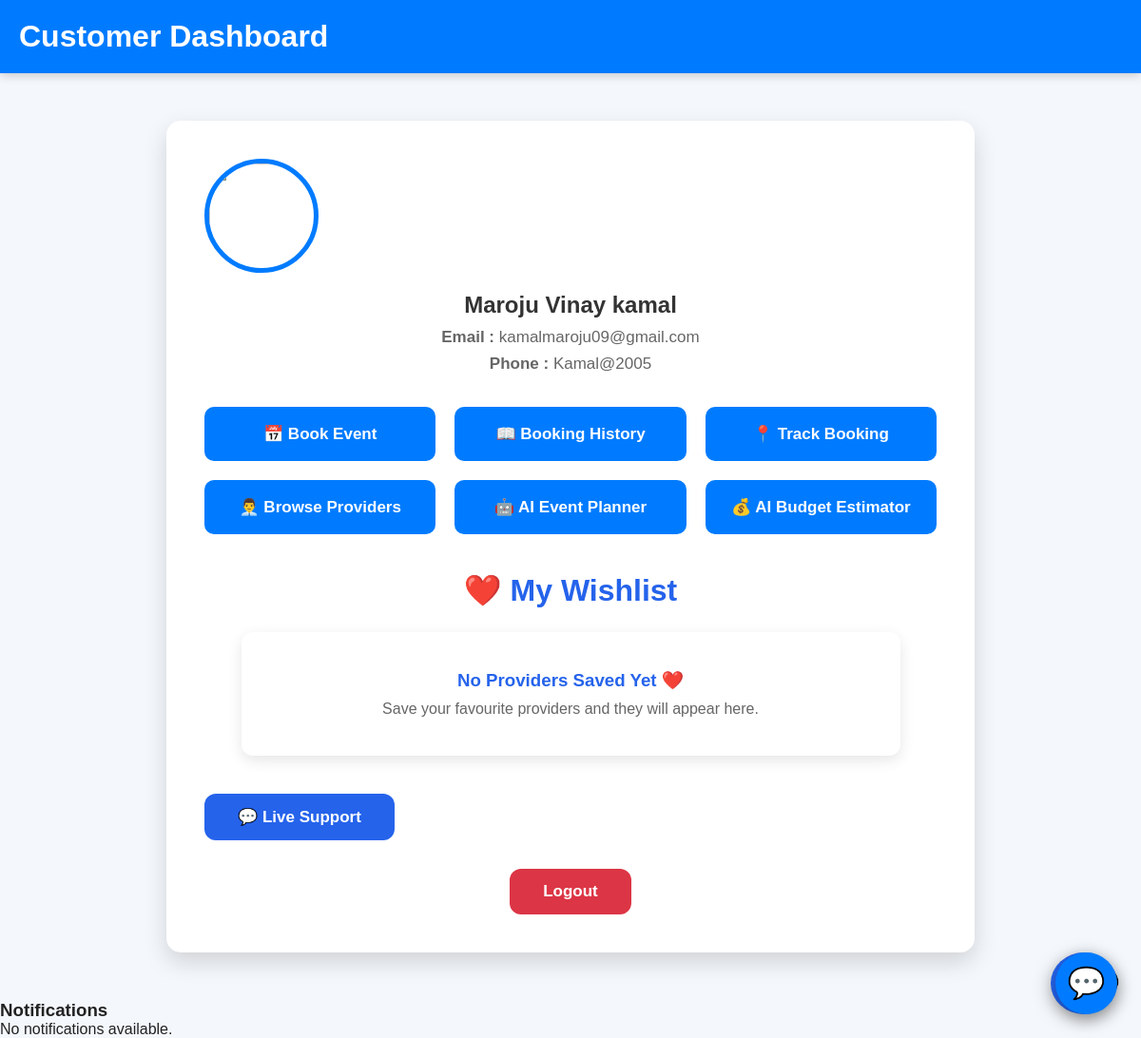
The app's page /customer-dashboard (signed in) with its own data.
### tables this page shows
CREATE TABLE customers(

        id INTEGER PRIMARY KEY AUTOINCREMENT,

        name TEXT NOT NULL,

        email TEXT UNIQUE NOT NULL,

        password TEXT NOT NULL,

        phone TEXT
    );

### app.py (the view)
@app.route("/customer-dashboard")
def customer_dashboard():
    print("Session:", dict(session))
    if not customer_logged_in():
        return redirect("/customer-login")
    customer = get_customer(
        session["customer_id"]
    )
    print("Customer:", customer)
    conn = get_db()
    cursor = conn.cursor()
    cursor.execute("""
        SELECT *
        FROM bookings
        WHERE email=?
        ORDER BY id DESC
    """, (
        customer["email"],
    ))
    bookings = cursor.fetchall()
    cursor.execute("""
        SELECT *
        FROM notifications
        WHERE customer_id=?
        ORDER BY id DESC
    """, (
        customer["id"],
    ))
    notifications = cursor.fetchall()
    conn.close()
    return render_template(
        "customer_dashboard.html",
        customer=customer,
        bookings=bookings,
        notifications=notifications
    )

### app.py (called while the page is built)
def get_db():
    conn = sqlite3.connect(DATABASE)
    conn.row_factory = sqlite3.Row
    return conn

def customer_logged_in():
    return "customer_id" in session

def get_customer(customer_id):
    conn = get_db()
    conn.row_factory = sqlite3.Row
    cursor = conn.cursor()
    cursor.execute("""
        SELECT *
        FROM customers
        WHERE id=?
    """, (customer_id,))
    customer = cursor.fetchone()
    conn.close()
    return customer

### templates/customer_dashboard.html (shortened to what this page needs)
<!DOCTYPE html>
<html>
<head>
    <link rel="stylesheet"
          href="{{ url_for('static', filename='css/common.css') }}">
    <link rel="stylesheet"
          href="{{ url_for('static', filename='css/customer_dashboard.css') }}">
    <link rel="stylesheet"
          href="{{ url_for('static', filename='css/wishlist.css') }}">
    <link rel="stylesheet"
          href="{{ url_for('static', filename='css/animations.css') }}">
<link rel="stylesheet"
href="{{ url_for('static', filename='css/chatbot_button.css') }}">
</head>
<body>
<header>
    <h1>Customer Dashboard</h1>
</header>
<div class="dashboard">
    <div class="profile">
        <img src="{{ url_for('static', filename='images/user.png') }}">
        <h2>{{ customer[1] }}</h2>
        <p><strong>Email :</strong> {{ customer[2] }}</p>
        <p><strong>Phone :</strong> {{ customer[3] }}</p>
    </div>
    <div class="menu">
        <a href="/booking">
            <button>📅 Book Event</button>
        </a>
        <a href="/booking-history">
            <button>📖 Booking History</button>
        </a>
        <a href="/track-booking">
            <button>📍 Track Booking</button>
        </a>
        <a href="/providers">
            <button>👨‍💼 Browse Providers</button>
        </a>
<a href="/event-planner">
    <button class="dashboard-btn">
        🤖 AI Event Planner
    </button>
</a>
<a href="/budget-estimator">
    <button class="dashboard-btn">
        💰 AI Budget Estimator
    </button>
</a>
    </div>
    <section class="wishlist-section">
        <h2>❤️ My Wishlist</h2>
        {% if wishlist %}
        <div class="wishlist-container">
            {% for provider in wishlist %}
            <div class="wishlist-card">
                <img src="https://ui-avatars.com/api/?name={{ provider['name'] }}&background=2563eb&color=fff&size=300">
                <div class="wishlist-content">
                    <h3>{{ provider["name"] }}</h3>
                    <p><strong>Service:</strong> {{ provider["service"] }}</p>
                    <p><strong>Experience:</strong> {{ provider["experience"] }}</p>
                    <div class="wishlist-buttons">
                        <a href="/provider/{{ provider['id'] }}"
                           class="view-btn">
                            View Profile
                        </a>
                        <a href="/remove-wishlist/{{ provider['id'] }}"
                           class="remove-btn">
                            Remove
                        </a>
                    </div>
                </div>
            </div>
            {% endfor %}
        </div>
        {% else %}
        <div class="empty-wishlist">
            <h3>No Providers Saved Yet ❤️</h3>
            <p>Save your favourite providers and they will appear here.</p>
        </div>
        {% endif %}
    </section>
<a href="/customer-support">
    <button class="dashboard-btn">
        💬 Live Support
    </button>
</a>
    <div class="logout">
        <a href="/customer-logout">
            <button>Logout</button>
        </a>
    </div>
</div>
<div class="notifications-box">
    <h3>Notifications</h3>
    {% if notifications %}
        {% for note in notifications %}
        <div class="notification-card">
            <p>{{ note["message"] }}</p>
            <small>{{ note["created_at"] }}</small>
        </div>
        {% endfor %}
    {% else %}
        <p>No notifications available.</p>
    {% endif %}
</div>
{% include "chat_widget.html" %}
<link rel="stylesheet"
href="{{ url_for('static', filename='css/chat_widget.css') }}">
</body>
<a href="/chat"
class="chatbot-button">
💬
</a>
</html>

### static/css/common.css (style rules this page uses)
* { margin:0; padding:0; box-sizing:border-box; font-family:'Poppins',sans-serif; }
html { scroll-behavior:smooth; overflow-x:hidden; }
body { background:#eef4fb; color:#222; overflow-x:hidden; width:100%; min-height:100vh; }
a { text-decoration:none; }
header { width:100%; background:#0f172a; display:flex; justify-content:space-between; align-items:center; padding:18px 60px; position:sticky; top:0; z-index:1000; box-shadow:0 8px 20px rgba(0,0,0,.2); }
button, .btn { background:#2563eb; color:white; border:none; padding:14px 35px; border-radius:12px; font-size:17px; font-weight:600; cursor:pointer; transition:.3s; }
img { max-width:100%; display:block; }

### static/css/customer_dashboard.css (style rules this page uses)
* { margin:0; padding:0; box-sizing:border-box; font-family:Arial, Helvetica, sans-serif; }
body { background:#f4f7fb; }
header { background:#007BFF; color:white; padding:20px; text-align:center; box-shadow:0 2px 10px rgba(0,0,0,.2); }
header h1 { font-size:32px; }
.dashboard { width:90%; max-width:850px; margin:50px auto; background:white; border-radius:15px; box-shadow:0 10px 25px rgba(0,0,0,.15); padding:40px; }
.profile { text-align:center; margin-bottom:35px; }
.profile img { width:120px; height:120px; border-radius:50%; object-fit:cover; border:5px solid #007BFF; margin-bottom:20px; }
.profile h2 { color:#333; margin-bottom:10px; }
.profile p { color:#666; margin:8px 0; font-size:17px; }
.menu { display:grid; grid-template-columns:repeat(auto-fit,minmax(220px,1fr)); gap:20px; }
.menu a { text-decoration:none; }
.menu button { width:100%; padding:18px; border:none; border-radius:10px; background:#007BFF; color:white; font-size:17px; cursor:pointer; transition:.3s; }
.logout { margin-top:30px; text-align:center; }
.logout button { background:#dc3545; }

### static/css/wishlist.css (style rules this page uses)
.wishlist-section { width:90%; margin:40px auto; animation:fadeIn 0.8s; }
.wishlist-section h2 { color:#2563eb; margin-bottom:25px; font-size:32px; text-align:center; }
.empty-wishlist { background:#fff; padding:40px; border-radius:12px; text-align:center; box-shadow:0 5px 15px rgba(0,0,0,.1); }
.empty-wishlist h3 { color:#2563eb; margin-bottom:10px; }
.empty-wishlist p { color:#666; }

### static/css/chatbot_button.css (style rules this page uses)
.chatbot-button { position:fixed; bottom:25px; right:25px; width:65px; height:65px; border-radius:50%; background:#007BFF; color:white; font-size:32px; text-align:center; line-height:65px; text-decoration:none; box-shadow:0px 5px 15px rgba(0,0,0,.3); transition:.3s; z-index:9999; }

### records on screen
customers: name "Maroju Vinay kamal", email "kamalmaroju09@gmail.com", password "Kamal@2005"
